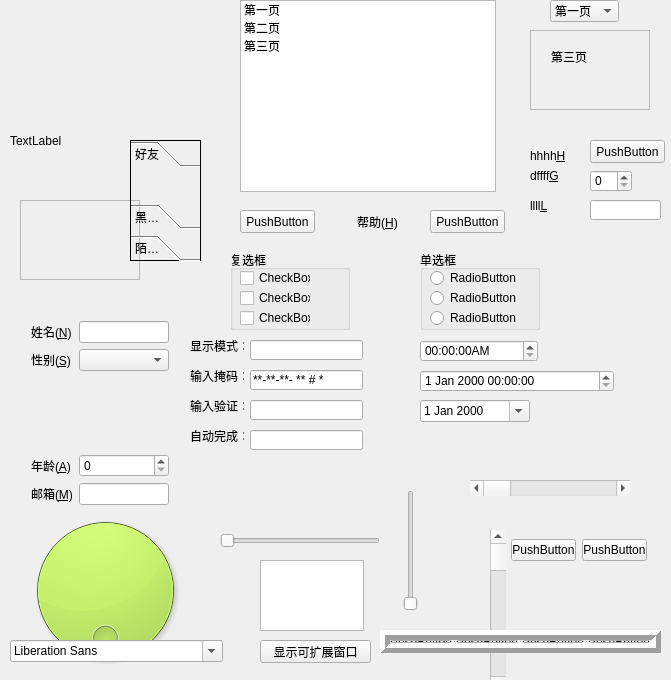
<?xml version="1.0" encoding="UTF-8"?>
<ui version="4.0">
 <class>MyWidget</class>
 <widget class="QWidget" name="MyWidget">
  <property name="geometry">
   <rect>
    <x>0</x>
    <y>0</y>
    <width>671</width>
    <height>680</height>
   </rect>
  </property>
  <property name="windowTitle">
   <string>MyWidget</string>
  </property>
  <widget class="QFrame" name="frame">
   <property name="geometry">
    <rect>
     <x>20</x>
     <y>200</y>
     <width>120</width>
     <height>80</height>
    </rect>
   </property>
   <property name="frameShape">
    <enum>QFrame::StyledPanel</enum>
   </property>
   <property name="frameShadow">
    <enum>QFrame::Raised</enum>
   </property>
  </widget>
  <widget class="QLabel" name="label">
   <property name="geometry">
    <rect>
     <x>10</x>
     <y>10</y>
     <width>251</width>
     <height>61</height>
    </rect>
   </property>
   <property name="text">
    <string/>
   </property>
   <property name="scaledContents">
    <bool>false</bool>
   </property>
   <property name="wordWrap">
    <bool>false</bool>
   </property>
  </widget>
  <widget class="QLabel" name="label_2">
   <property name="geometry">
    <rect>
     <x>10</x>
     <y>100</y>
     <width>161</width>
     <height>81</height>
    </rect>
   </property>
   <property name="text">
    <string>TextLabel</string>
   </property>
   <property name="scaledContents">
    <bool>true</bool>
   </property>
  </widget>
  <widget class="QListWidget" name="listWidget">
   <property name="geometry">
    <rect>
     <x>240</x>
     <y>0</y>
     <width>256</width>
     <height>192</height>
    </rect>
   </property>
   <item>
    <property name="text">
     <string>第一页</string>
    </property>
   </item>
   <item>
    <property name="text">
     <string>第二页</string>
    </property>
   </item>
   <item>
    <property name="text">
     <string>第三页</string>
    </property>
   </item>
   <item>
    <property name="text">
     <string/>
    </property>
   </item>
  </widget>
  <widget class="QStackedWidget" name="stackedWidget">
   <property name="geometry">
    <rect>
     <x>530</x>
     <y>30</y>
     <width>120</width>
     <height>80</height>
    </rect>
   </property>
   <property name="frameShape">
    <enum>QFrame::StyledPanel</enum>
   </property>
   <property name="currentIndex">
    <number>2</number>
   </property>
   <widget class="QWidget" name="page">
    <widget class="QLabel" name="label_3">
     <property name="geometry">
      <rect>
       <x>10</x>
       <y>20</y>
       <width>54</width>
       <height>12</height>
      </rect>
     </property>
     <property name="text">
      <string>第一页</string>
     </property>
    </widget>
   </widget>
   <widget class="QWidget" name="page_2">
    <widget class="QLabel" name="label_4">
     <property name="geometry">
      <rect>
       <x>20</x>
       <y>20</y>
       <width>54</width>
       <height>12</height>
      </rect>
     </property>
     <property name="text">
      <string>第二页</string>
     </property>
    </widget>
   </widget>
   <widget class="QWidget" name="page_3">
    <widget class="QLabel" name="label_5">
     <property name="geometry">
      <rect>
       <x>20</x>
       <y>20</y>
       <width>54</width>
       <height>12</height>
      </rect>
     </property>
     <property name="text">
      <string>第三页</string>
     </property>
    </widget>
   </widget>
  </widget>
  <widget class="QComboBox" name="comboBox">
   <property name="geometry">
    <rect>
     <x>550</x>
     <y>0</y>
     <width>69</width>
     <height>22</height>
    </rect>
   </property>
   <item>
    <property name="text">
     <string>第一页</string>
    </property>
   </item>
   <item>
    <property name="text">
     <string>第二页</string>
    </property>
   </item>
   <item>
    <property name="text">
     <string>第三页</string>
    </property>
   </item>
  </widget>
  <widget class="QToolBox" name="toolBox">
   <property name="geometry">
    <rect>
     <x>130</x>
     <y>140</y>
     <width>71</width>
     <height>121</height>
    </rect>
   </property>
   <property name="frameShape">
    <enum>QFrame::Box</enum>
   </property>
   <widget class="QWidget" name="toolBoxPage1">
    <property name="geometry">
     <rect>
      <x>0</x>
      <y>0</y>
      <width>69</width>
      <height>41</height>
     </rect>
    </property>
    <attribute name="label">
     <string>好友</string>
    </attribute>
   </widget>
   <widget class="QWidget" name="toolBoxPage2">
    <property name="geometry">
     <rect>
      <x>0</x>
      <y>0</y>
      <width>69</width>
      <height>41</height>
     </rect>
    </property>
    <attribute name="label">
     <string>黑名单</string>
    </attribute>
   </widget>
   <widget class="QWidget" name="toolBoxPage3">
    <property name="geometry">
     <rect>
      <x>0</x>
      <y>0</y>
      <width>69</width>
      <height>41</height>
     </rect>
    </property>
    <attribute name="label">
     <string>陌生人</string>
    </attribute>
   </widget>
  </widget>
  <widget class="QPushButton" name="pushBtn1">
   <property name="geometry">
    <rect>
     <x>240</x>
     <y>210</y>
     <width>75</width>
     <height>23</height>
    </rect>
   </property>
   <property name="text">
    <string>PushButton</string>
   </property>
   <property name="checkable">
    <bool>true</bool>
   </property>
  </widget>
  <widget class="QPushButton" name="pushBtn2">
   <property name="geometry">
    <rect>
     <x>340</x>
     <y>210</y>
     <width>75</width>
     <height>23</height>
    </rect>
   </property>
   <property name="text">
    <string>帮助(&amp;H)</string>
   </property>
   <property name="icon">
    <iconset resource="qrc.qrc">
     <normaloff>:/image/a</normaloff>:/image/a</iconset>
   </property>
   <property name="shortcut">
    <string/>
   </property>
   <property name="flat">
    <bool>true</bool>
   </property>
  </widget>
  <widget class="QPushButton" name="pushBtn3">
   <property name="geometry">
    <rect>
     <x>430</x>
     <y>210</y>
     <width>75</width>
     <height>23</height>
    </rect>
   </property>
   <property name="text">
    <string>PushButton</string>
   </property>
  </widget>
  <widget class="QGroupBox" name="groupBox">
   <property name="geometry">
    <rect>
     <x>230</x>
     <y>250</y>
     <width>120</width>
     <height>80</height>
    </rect>
   </property>
   <property name="title">
    <string>复选框</string>
   </property>
   <widget class="QCheckBox" name="checkBox">
    <property name="geometry">
     <rect>
      <x>10</x>
      <y>20</y>
      <width>71</width>
      <height>16</height>
     </rect>
    </property>
    <property name="text">
     <string>CheckBox</string>
    </property>
   </widget>
   <widget class="QCheckBox" name="checkBox_2">
    <property name="geometry">
     <rect>
      <x>10</x>
      <y>40</y>
      <width>71</width>
      <height>16</height>
     </rect>
    </property>
    <property name="text">
     <string>CheckBox</string>
    </property>
   </widget>
   <widget class="QCheckBox" name="checkBox_3">
    <property name="geometry">
     <rect>
      <x>10</x>
      <y>60</y>
      <width>71</width>
      <height>16</height>
     </rect>
    </property>
    <property name="text">
     <string>CheckBox</string>
    </property>
   </widget>
  </widget>
  <widget class="QGroupBox" name="groupBox_2">
   <property name="geometry">
    <rect>
     <x>420</x>
     <y>250</y>
     <width>120</width>
     <height>80</height>
    </rect>
   </property>
   <property name="title">
    <string>单选框</string>
   </property>
   <widget class="QRadioButton" name="radioButton">
    <property name="geometry">
     <rect>
      <x>10</x>
      <y>60</y>
      <width>89</width>
      <height>16</height>
     </rect>
    </property>
    <property name="text">
     <string>RadioButton</string>
    </property>
   </widget>
   <widget class="QRadioButton" name="radioButton_2">
    <property name="geometry">
     <rect>
      <x>10</x>
      <y>40</y>
      <width>89</width>
      <height>16</height>
     </rect>
    </property>
    <property name="text">
     <string>RadioButton</string>
    </property>
   </widget>
   <widget class="QRadioButton" name="radioButton_3">
    <property name="geometry">
     <rect>
      <x>10</x>
      <y>20</y>
      <width>89</width>
      <height>16</height>
     </rect>
    </property>
    <property name="text">
     <string>RadioButton</string>
    </property>
   </widget>
  </widget>
  <widget class="QLineEdit" name="lineEdit">
   <property name="geometry">
    <rect>
     <x>250</x>
     <y>340</y>
     <width>113</width>
     <height>20</height>
    </rect>
   </property>
   <property name="palette">
    <palette>
     <active>
      <colorrole role="Button">
       <brush brushstyle="SolidPattern">
        <color alpha="255">
         <red>240</red>
         <green>123</green>
         <blue>44</blue>
        </color>
       </brush>
      </colorrole>
     </active>
     <inactive>
      <colorrole role="Button">
       <brush brushstyle="SolidPattern">
        <color alpha="255">
         <red>240</red>
         <green>123</green>
         <blue>44</blue>
        </color>
       </brush>
      </colorrole>
     </inactive>
     <disabled>
      <colorrole role="Button">
       <brush brushstyle="SolidPattern">
        <color alpha="255">
         <red>240</red>
         <green>123</green>
         <blue>44</blue>
        </color>
       </brush>
      </colorrole>
     </disabled>
    </palette>
   </property>
   <property name="text">
    <string/>
   </property>
   <property name="echoMode">
    <enum>QLineEdit::Password</enum>
   </property>
  </widget>
  <widget class="QLineEdit" name="lineEdit_2">
   <property name="geometry">
    <rect>
     <x>250</x>
     <y>370</y>
     <width>113</width>
     <height>20</height>
    </rect>
   </property>
   <property name="inputMask">
    <string>&gt;AA-90-bb-! aa \# H;*</string>
   </property>
   <property name="text">
    <string>---  # </string>
   </property>
  </widget>
  <widget class="QLineEdit" name="lineEdit_3">
   <property name="geometry">
    <rect>
     <x>250</x>
     <y>400</y>
     <width>113</width>
     <height>20</height>
    </rect>
   </property>
  </widget>
  <widget class="QLineEdit" name="lineEdit_4">
   <property name="geometry">
    <rect>
     <x>250</x>
     <y>430</y>
     <width>113</width>
     <height>20</height>
    </rect>
   </property>
   <property name="text">
    <string/>
   </property>
  </widget>
  <widget class="QLabel" name="label_6">
   <property name="geometry">
    <rect>
     <x>190</x>
     <y>340</y>
     <width>54</width>
     <height>12</height>
    </rect>
   </property>
   <property name="text">
    <string>显示模式：</string>
   </property>
  </widget>
  <widget class="QLabel" name="label_7">
   <property name="geometry">
    <rect>
     <x>190</x>
     <y>370</y>
     <width>54</width>
     <height>12</height>
    </rect>
   </property>
   <property name="text">
    <string>输入掩码：</string>
   </property>
  </widget>
  <widget class="QLabel" name="label_8">
   <property name="geometry">
    <rect>
     <x>190</x>
     <y>400</y>
     <width>54</width>
     <height>12</height>
    </rect>
   </property>
   <property name="text">
    <string>输入验证：</string>
   </property>
  </widget>
  <widget class="QLabel" name="label_9">
   <property name="geometry">
    <rect>
     <x>190</x>
     <y>430</y>
     <width>54</width>
     <height>12</height>
    </rect>
   </property>
   <property name="text">
    <string>自动完成：</string>
   </property>
  </widget>
  <widget class="QTimeEdit" name="timeEdit">
   <property name="geometry">
    <rect>
     <x>420</x>
     <y>340</y>
     <width>118</width>
     <height>22</height>
    </rect>
   </property>
   <property name="displayFormat">
    <string>HH:mm:ssA</string>
   </property>
  </widget>
  <widget class="QDateTimeEdit" name="dateTimeEdit">
   <property name="geometry">
    <rect>
     <x>420</x>
     <y>370</y>
     <width>194</width>
     <height>22</height>
    </rect>
   </property>
  </widget>
  <widget class="QDateEdit" name="dateEdit">
   <property name="geometry">
    <rect>
     <x>420</x>
     <y>400</y>
     <width>110</width>
     <height>22</height>
    </rect>
   </property>
   <property name="calendarPopup">
    <bool>true</bool>
   </property>
  </widget>
  <widget class="QDial" name="dial">
   <property name="geometry">
    <rect>
     <x>20</x>
     <y>500</y>
     <width>171</width>
     <height>181</height>
    </rect>
   </property>
   <property name="palette">
    <palette>
     <active>
      <colorrole role="Button">
       <brush brushstyle="SolidPattern">
        <color alpha="255">
         <red>173</red>
         <green>240</green>
         <blue>48</blue>
        </color>
       </brush>
      </colorrole>
      <colorrole role="Mid">
       <brush brushstyle="SolidPattern">
        <color alpha="255">
         <red>0</red>
         <green>255</green>
         <blue>0</blue>
        </color>
       </brush>
      </colorrole>
     </active>
     <inactive>
      <colorrole role="Button">
       <brush brushstyle="SolidPattern">
        <color alpha="255">
         <red>173</red>
         <green>240</green>
         <blue>48</blue>
        </color>
       </brush>
      </colorrole>
      <colorrole role="Mid">
       <brush brushstyle="SolidPattern">
        <color alpha="255">
         <red>160</red>
         <green>160</green>
         <blue>160</blue>
        </color>
       </brush>
      </colorrole>
     </inactive>
     <disabled>
      <colorrole role="Button">
       <brush brushstyle="SolidPattern">
        <color alpha="255">
         <red>173</red>
         <green>240</green>
         <blue>48</blue>
        </color>
       </brush>
      </colorrole>
      <colorrole role="Mid">
       <brush brushstyle="SolidPattern">
        <color alpha="255">
         <red>160</red>
         <green>160</green>
         <blue>160</blue>
        </color>
       </brush>
      </colorrole>
     </disabled>
    </palette>
   </property>
   <property name="wrapping">
    <bool>true</bool>
   </property>
  </widget>
  <widget class="QSlider" name="horizontalSlider">
   <property name="geometry">
    <rect>
     <x>220</x>
     <y>530</y>
     <width>160</width>
     <height>22</height>
    </rect>
   </property>
   <property name="orientation">
    <enum>Qt::Horizontal</enum>
   </property>
  </widget>
  <widget class="QSlider" name="verticalSlider">
   <property name="geometry">
    <rect>
     <x>400</x>
     <y>490</y>
     <width>22</width>
     <height>121</height>
    </rect>
   </property>
   <property name="orientation">
    <enum>Qt::Vertical</enum>
   </property>
  </widget>
  <widget class="QScrollBar" name="horizontalScrollBar">
   <property name="geometry">
    <rect>
     <x>470</x>
     <y>480</y>
     <width>160</width>
     <height>16</height>
    </rect>
   </property>
   <property name="orientation">
    <enum>Qt::Horizontal</enum>
   </property>
  </widget>
  <widget class="QScrollBar" name="verticalScrollBar">
   <property name="geometry">
    <rect>
     <x>490</x>
     <y>530</y>
     <width>16</width>
     <height>160</height>
    </rect>
   </property>
   <property name="orientation">
    <enum>Qt::Vertical</enum>
   </property>
  </widget>
  <widget class="QFontComboBox" name="fontComboBox">
   <property name="geometry">
    <rect>
     <x>10</x>
     <y>640</y>
     <width>213</width>
     <height>22</height>
    </rect>
   </property>
  </widget>
  <widget class="QTextEdit" name="textEdit">
   <property name="geometry">
    <rect>
     <x>260</x>
     <y>560</y>
     <width>104</width>
     <height>71</height>
    </rect>
   </property>
  </widget>
  <widget class="QPushButton" name="pushButton">
   <property name="geometry">
    <rect>
     <x>260</x>
     <y>640</y>
     <width>111</width>
     <height>23</height>
    </rect>
   </property>
   <property name="text">
    <string>显示可扩展窗口</string>
   </property>
   <property name="checkable">
    <bool>true</bool>
   </property>
  </widget>
  <widget class="QWidget" name="formLayoutWidget">
   <property name="geometry">
    <rect>
     <x>20</x>
     <y>310</y>
     <width>160</width>
     <height>206</height>
    </rect>
   </property>
   <layout class="QFormLayout" name="formLayout">
    <item row="0" column="0">
     <widget class="QLabel" name="nLabel">
      <property name="text">
       <string>姓名(&amp;N)</string>
      </property>
      <property name="buddy">
       <cstring>nLineEdit</cstring>
      </property>
     </widget>
    </item>
    <item row="0" column="1">
     <widget class="QLineEdit" name="nLineEdit"/>
    </item>
    <item row="1" column="0">
     <widget class="QLabel" name="sLabel">
      <property name="text">
       <string>性别(&amp;S)</string>
      </property>
      <property name="buddy">
       <cstring>sComboBox</cstring>
      </property>
     </widget>
    </item>
    <item row="1" column="1">
     <widget class="QComboBox" name="sComboBox"/>
    </item>
    <item row="3" column="0">
     <widget class="QLabel" name="aLabel">
      <property name="text">
       <string>年龄(&amp;A)</string>
      </property>
      <property name="buddy">
       <cstring>aSpinBox</cstring>
      </property>
     </widget>
    </item>
    <item row="3" column="1">
     <widget class="QSpinBox" name="aSpinBox"/>
    </item>
    <item row="4" column="0">
     <widget class="QLabel" name="mLabel">
      <property name="text">
       <string>邮箱(&amp;M)</string>
      </property>
      <property name="buddy">
       <cstring>mLineEdit</cstring>
      </property>
     </widget>
    </item>
    <item row="4" column="1">
     <widget class="QLineEdit" name="mLineEdit">
      <property name="font">
       <font>
        <stylestrategy>PreferDefault</stylestrategy>
       </font>
      </property>
     </widget>
    </item>
    <item row="2" column="1">
     <spacer name="verticalSpacer">
      <property name="orientation">
       <enum>Qt::Vertical</enum>
      </property>
      <property name="sizeHint" stdset="0">
       <size>
        <width>20</width>
        <height>50</height>
       </size>
      </property>
     </spacer>
    </item>
   </layout>
  </widget>
  <widget class="QWidget" name="horizontalLayoutWidget">
   <property name="geometry">
    <rect>
     <x>500</x>
     <y>510</y>
     <width>158</width>
     <height>80</height>
    </rect>
   </property>
   <layout class="QHBoxLayout" name="horizontalLayout" stretch="2,1">
    <item>
     <widget class="QPushButton" name="pushButton_3">
      <property name="text">
       <string>PushButton</string>
      </property>
     </widget>
    </item>
    <item>
     <widget class="QPushButton" name="pushButton_2">
      <property name="text">
       <string>PushButton</string>
      </property>
     </widget>
    </item>
   </layout>
  </widget>
  <widget class="QLabel" name="label_10">
   <property name="geometry">
    <rect>
     <x>530</x>
     <y>150</y>
     <width>54</width>
     <height>12</height>
    </rect>
   </property>
   <property name="text">
    <string>hhhh&amp;H</string>
   </property>
   <property name="buddy">
    <cstring>pushButton_8</cstring>
   </property>
  </widget>
  <widget class="QLabel" name="label_11">
   <property name="geometry">
    <rect>
     <x>530</x>
     <y>170</y>
     <width>54</width>
     <height>12</height>
    </rect>
   </property>
   <property name="text">
    <string>dffff&amp;G</string>
   </property>
   <property name="buddy">
    <cstring>spinBox</cstring>
   </property>
  </widget>
  <widget class="QLabel" name="label_12">
   <property name="geometry">
    <rect>
     <x>530</x>
     <y>200</y>
     <width>54</width>
     <height>12</height>
    </rect>
   </property>
   <property name="text">
    <string>llll&amp;L</string>
   </property>
   <property name="buddy">
    <cstring>lineEdit_5</cstring>
   </property>
  </widget>
  <widget class="QLineEdit" name="lineEdit_5">
   <property name="geometry">
    <rect>
     <x>590</x>
     <y>200</y>
     <width>71</width>
     <height>20</height>
    </rect>
   </property>
  </widget>
  <widget class="QSpinBox" name="spinBox">
   <property name="geometry">
    <rect>
     <x>590</x>
     <y>170</y>
     <width>42</width>
     <height>22</height>
    </rect>
   </property>
  </widget>
  <widget class="QPushButton" name="pushButton_8">
   <property name="geometry">
    <rect>
     <x>590</x>
     <y>140</y>
     <width>75</width>
     <height>23</height>
    </rect>
   </property>
   <property name="text">
    <string>PushButton</string>
   </property>
  </widget>
  <widget class="QSplitter" name="splitter">
   <property name="geometry">
    <rect>
     <x>380</x>
     <y>630</y>
     <width>281</width>
     <height>23</height>
    </rect>
   </property>
   <property name="frameShape">
    <enum>QFrame::Box</enum>
   </property>
   <property name="frameShadow">
    <enum>QFrame::Raised</enum>
   </property>
   <property name="lineWidth">
    <number>5</number>
   </property>
   <property name="orientation">
    <enum>Qt::Horizontal</enum>
   </property>
   <widget class="QPushButton" name="pushButton_4">
    <property name="text">
     <string>PushButton</string>
    </property>
   </widget>
   <widget class="QPushButton" name="pushButton_5">
    <property name="text">
     <string>PushButton</string>
    </property>
   </widget>
   <widget class="QPushButton" name="pushButton_6">
    <property name="text">
     <string>PushButton</string>
    </property>
   </widget>
   <widget class="QPushButton" name="pushButton_7">
    <property name="text">
     <string>PushButton</string>
    </property>
   </widget>
  </widget>
 </widget>
 <layoutdefault spacing="6" margin="11"/>
 <resources>
  <include location="qrc.qrc"/>
 </resources>
 <connections>
  <connection>
   <sender>listWidget</sender>
   <signal>currentRowChanged(int)</signal>
   <receiver>stackedWidget</receiver>
   <slot>setCurrentIndex(int)</slot>
   <hints>
    <hint type="sourcelabel">
     <x>367</x>
     <y>95</y>
    </hint>
    <hint type="destinationlabel">
     <x>589</x>
     <y>69</y>
    </hint>
   </hints>
  </connection>
  <connection>
   <sender>comboBox</sender>
   <signal>currentIndexChanged(int)</signal>
   <receiver>stackedWidget</receiver>
   <slot>setCurrentIndex(int)</slot>
   <hints>
    <hint type="sourcelabel">
     <x>174</x>
     <y>50</y>
    </hint>
    <hint type="destinationlabel">
     <x>589</x>
     <y>69</y>
    </hint>
   </hints>
  </connection>
  <connection>
   <sender>dial</sender>
   <signal>sliderMoved(int)</signal>
   <receiver>verticalScrollBar</receiver>
   <slot>setValue(int)</slot>
   <hints>
    <hint type="sourcelabel">
     <x>105</x>
     <y>550</y>
    </hint>
    <hint type="destinationlabel">
     <x>497</x>
     <y>609</y>
    </hint>
   </hints>
  </connection>
  <connection>
   <sender>dial</sender>
   <signal>valueChanged(int)</signal>
   <receiver>verticalSlider</receiver>
   <slot>setValue(int)</slot>
   <hints>
    <hint type="sourcelabel">
     <x>105</x>
     <y>550</y>
    </hint>
    <hint type="destinationlabel">
     <x>400</x>
     <y>540</y>
    </hint>
   </hints>
  </connection>
  <connection>
   <sender>dial</sender>
   <signal>sliderMoved(int)</signal>
   <receiver>horizontalScrollBar</receiver>
   <slot>setValue(int)</slot>
   <hints>
    <hint type="sourcelabel">
     <x>105</x>
     <y>550</y>
    </hint>
    <hint type="destinationlabel">
     <x>549</x>
     <y>487</y>
    </hint>
   </hints>
  </connection>
  <connection>
   <sender>dial</sender>
   <signal>sliderMoved(int)</signal>
   <receiver>horizontalSlider</receiver>
   <slot>setValue(int)</slot>
   <hints>
    <hint type="sourcelabel">
     <x>105</x>
     <y>550</y>
    </hint>
    <hint type="destinationlabel">
     <x>299</x>
     <y>540</y>
    </hint>
   </hints>
  </connection>
  <connection>
   <sender>verticalSlider</sender>
   <signal>sliderMoved(int)</signal>
   <receiver>dial</receiver>
   <slot>setValue(int)</slot>
   <hints>
    <hint type="sourcelabel">
     <x>400</x>
     <y>540</y>
    </hint>
    <hint type="destinationlabel">
     <x>105</x>
     <y>550</y>
    </hint>
   </hints>
  </connection>
 </connections>
</ui>
